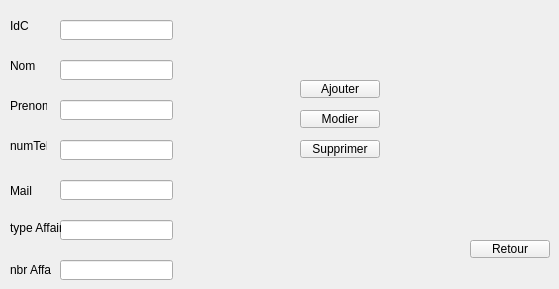
         <widget class="QWidget" name="gerer">
          <widget class="QPushButton" name="ajout">
           <property name="geometry">
            <rect>
             <x>300</x>
             <y>80</y>
             <width>80</width>
             <height>18</height>
            </rect>
           </property>
           <property name="text">
            <string>Ajouter</string>
           </property>
          </widget>
          <widget class="QPushButton" name="mod">
           <property name="geometry">
            <rect>
             <x>300</x>
             <y>110</y>
             <width>80</width>
             <height>18</height>
            </rect>
           </property>
           <property name="text">
            <string>Modier</string>
           </property>
          </widget>
          <widget class="QPushButton" name="supp">
           <property name="geometry">
            <rect>
             <x>300</x>
             <y>140</y>
             <width>80</width>
             <height>18</height>
            </rect>
           </property>
           <property name="text">
            <string>Supprimer</string>
           </property>
          </widget>
          <widget class="QLineEdit" name="idc">
           <property name="geometry">
            <rect>
             <x>60</x>
             <y>20</y>
             <width>113</width>
             <height>20</height>
            </rect>
           </property>
          </widget>
          <widget class="QLineEdit" name="nom">
           <property name="geometry">
            <rect>
             <x>60</x>
             <y>60</y>
             <width>113</width>
             <height>20</height>
            </rect>
           </property>
          </widget>
          <widget class="QLineEdit" name="prenom">
           <property name="geometry">
            <rect>
             <x>60</x>
             <y>100</y>
             <width>113</width>
             <height>20</height>
            </rect>
           </property>
          </widget>
          <widget class="QLineEdit" name="numtel">
           <property name="geometry">
            <rect>
             <x>60</x>
             <y>140</y>
             <width>113</width>
             <height>20</height>
            </rect>
           </property>
          </widget>
          <widget class="QLineEdit" name="mail">
           <property name="geometry">
            <rect>
             <x>60</x>
             <y>180</y>
             <width>113</width>
             <height>20</height>
            </rect>
           </property>
          </widget>
          <widget class="QLineEdit" name="typeaff">
           <property name="geometry">
            <rect>
             <x>60</x>
             <y>220</y>
             <width>113</width>
             <height>20</height>
            </rect>
           </property>
          </widget>
          <widget class="QLineEdit" name="nbraff">
           <property name="geometry">
            <rect>
             <x>60</x>
             <y>260</y>
             <width>113</width>
             <height>20</height>
            </rect>
           </property>
          </widget>
          <widget class="QLabel" name="label_13">
           <property name="geometry">
            <rect>
             <x>10</x>
             <y>60</y>
             <width>37</width>
             <height>12</height>
            </rect>
           </property>
           <property name="text">
            <string>Nom</string>
           </property>
          </widget>
          <widget class="QLabel" name="label_14">
           <property name="geometry">
            <rect>
             <x>10</x>
             <y>20</y>
             <width>37</width>
             <height>12</height>
            </rect>
           </property>
           <property name="text">
            <string>IdC</string>
           </property>
          </widget>
          <widget class="QLabel" name="label_15">
           <property name="geometry">
            <rect>
             <x>10</x>
             <y>100</y>
             <width>37</width>
             <height>12</height>
            </rect>
           </property>
           <property name="text">
            <string>Prenom</string>
           </property>
          </widget>
          <widget class="QLabel" name="label_16">
           <property name="geometry">
            <rect>
             <x>10</x>
             <y>140</y>
             <width>37</width>
             <height>12</height>
            </rect>
           </property>
           <property name="text">
            <string>numTel</string>
           </property>
          </widget>
          <widget class="QLabel" name="label_17">
           <property name="geometry">
            <rect>
             <x>10</x>
             <y>180</y>
             <width>37</width>
             <height>21</height>
            </rect>
           </property>
           <property name="text">
            <string>Mail</string>
           </property>
          </widget>
          <widget class="QLabel" name="label_18">
           <property name="geometry">
            <rect>
             <x>10</x>
             <y>220</y>
             <width>51</width>
             <height>16</height>
            </rect>
           </property>
           <property name="text">
            <string>type Affaire</string>
           </property>
          </widget>
          <widget class="QLabel" name="label_19">
           <property name="geometry">
            <rect>
             <x>10</x>
             <y>260</y>
             <width>41</width>
             <height>20</height>
            </rect>
           </property>
           <property name="text">
            <string>nbr Affaire</string>
           </property>
          </widget>
          <widget class="QPushButton" name="retour">
           <property name="geometry">
            <rect>
             <x>470</x>
             <y>240</y>
             <width>80</width>
             <height>18</height>
            </rect>
           </property>
           <property name="text">
            <string>Retour</string>
           </property>
          </widget>
         </widget>
